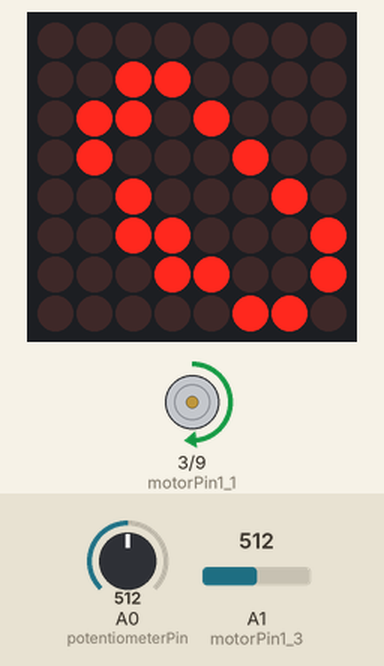
A sketch run on a simulated Arduino Uno, built with avr-gcc and run on an emulated ATmega328P. Parts: 8×8 LED matrix, motor-driver pin pairs drawn as motors (green arrow = first pin HIGH = forward, orange = second pin HIGH = backward, longer = more drive). Wiring (inferred from the names in the program): LED matrix (orientation assumed): rows pin 0, pin 1, pin 2, pin 4, pin 5, pin 6, pin 7, pin 8; columns pin 10, pin 11, pin 12, pin 13, pin 16, pin 17, pin 18, pin 19. Inputs (shaded band) come from the test bench; at power-on: A1 (motorPin1_3) = 512, A0 (potentiometerPin) = 512.

Above: at 1.2 s.
1.3 s: A1 (motorPin1_3) set to 847
At 2.4 s:
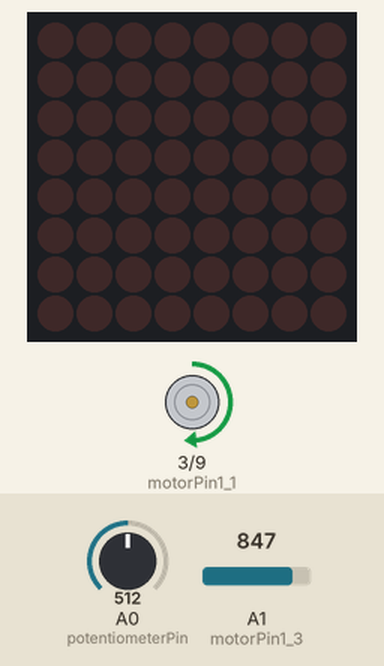
2.8 s: A1 (motorPin1_3) set to 862
At 3.9 s:
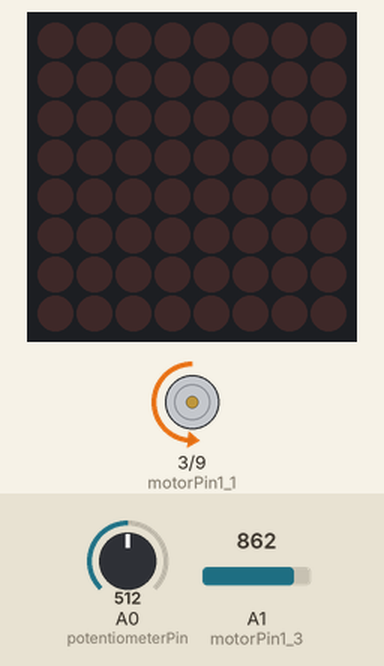
4.3 s: A1 (motorPin1_3) set to 716
At 5.2 s:
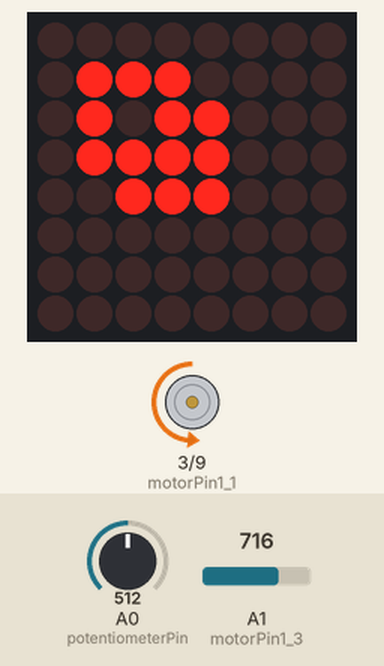
5.8 s: A1 (motorPin1_3) set to 1023
At 7.0 s:
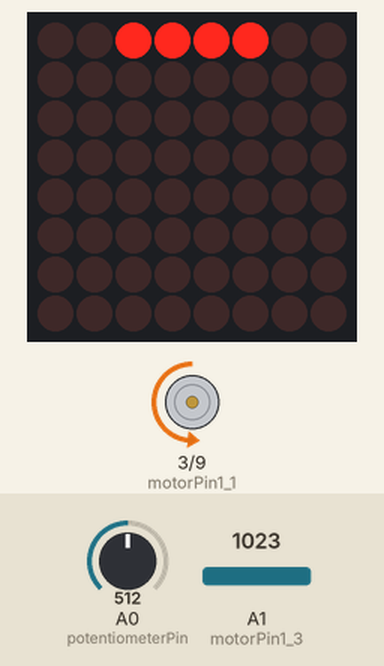
7.3 s: A0 (potentiometerPin) set to 306
At 8.4 s:
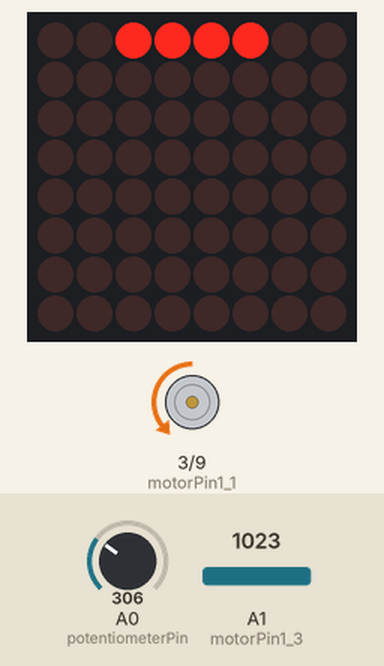
8.8 s: A1 (motorPin1_3) set to 306
At 9.3 s:
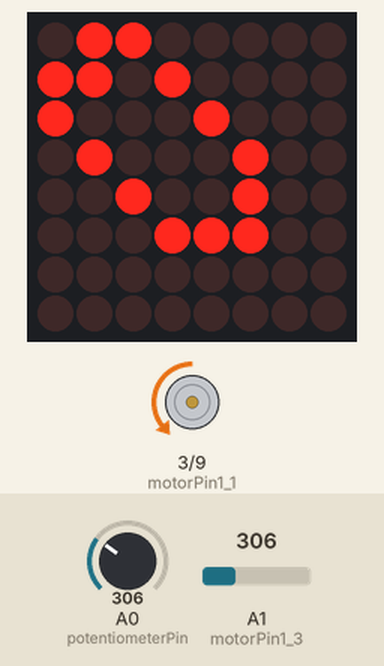
Timing chart, 0 to 11.3 s (numbered marks = the images above; inputs shaded):
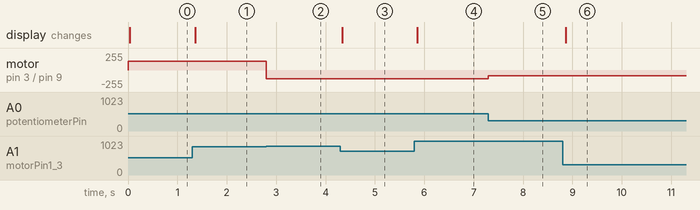

Measured:
- the behaviour switches between 854 and 855 on A1 (motorPin1_3) (found by bisection; images 1 and 2)
- after the input at 1.3 s, the display: changes after 0.06 s (image 1)
- after the input at 2.8 s, motor on pin 3 (motorPin1_1) / pin 9 (motorPin1_2): forward 132/255 → backward 132/255 at once
- after the input at 4.3 s, the display: changes at once (image 3)
- after the input at 5.8 s, the display: changes after 0.06 s (image 4)
- after the input at 7.3 s, motor on pin 3 (motorPin1_1) / pin 9 (motorPin1_2): backward 132/255 → backward 83/255 at once
- after the input at 8.8 s, the display: changes after 0.06 s (image 6)

The sketch:

Volumetric_Display_LED.ino
```cpp
#include "faderControlClass.h"
#include <math.h>

// instances
faderControlClass faderControl;

// pins to control motors
int motorPin1_1 = 3;
int motorPin1_2 = 9;
int motorPin1_3 = A1;

// pin for potentiometer
int potentiometerPin = A0;

// direction of the movement of motor fader
bool direction;

// pins to control LED matrix
int LEDrow[8] = {0, 1, 2, 4, 5, 6, 7, 8};
int LEDcol[8] = {10, 11, 12, 13, 16, 17, 18, 19};

void setup() {
  // setup motor faders
  faderControl.setup(motorPin1_1, motorPin1_2, motorPin1_3);
  direction = true;

  // setup LED matrix
  LEDsetup();
  //Serial.begin(115200);
}

void loop() {
  // move fader, get the position
  scan2(motorPin1_1, motorPin1_2, motorPin1_3, potentiometerPin,  millis());
  //scan(motorPin1_1, motorPin1_2, potentiometerPin, millis());

  int pos = analogRead(motorPin1_3);

  //display graphics on LED matrix
  drawLED(pos);
  //Serial.println(int(pos/int(1024 / 20)));
}
```

faderControlClass.cpp
```cpp
//
//  faderControlClass.cpp
//
//
//this class knows pins, but doesn't touch choreography
//it doesn't know the timecode. just saying "go to this place".
//it compares current position and destination

#include "faderControlClass.h"
#include "Arduino.h"

faderControlClass :: faderControlClass() {

}
// initialize pins
void faderControlClass::setup(int _controlPin1, int _controlPin2, int _positionDetectPin) {
  controlPin1 = _controlPin1;
  controlPin2 = _controlPin2;
  positionDetectPin = _positionDetectPin;

  pinMode(controlPin1, OUTPUT);
  pinMode(controlPin2, OUTPUT);
  digitalWrite(controlPin1, LOW);
  digitalWrite(controlPin2, LOW);

  setPwmFrequency(controlPin1, 1);
  setPwmFrequency(controlPin2, 1);
}

// set motor fader's direction and speed
void faderControlClass::moveFader(int destination) {
  int currentPos = analogRead(positionDetectPin);

  //for P part
  int currentError = currentPos - destination;

  //for I part
  int accumlatedError;
  accumlatedError = constrain(accumlatedError, -10000, 10000);
  accumlatedError += currentError;

  //for D part
  int lastError = 0;
  int changeOfError = currentError - lastError;
  lastError = currentError;

  //multipliers of PID control
  float pFactor = 1;
  float iFactor = 0;
  float dFactor = 0;
/*
  //to adjust parameters of PID control
  float pFactor = analogRead(A3)/1000.;
  float iFactor = analogRead(A4)/1000.;
  float dFactor = analogRead(A5)/1000.;
  //float dFactor = 0;
*/
/*
  Serial.println(pFactor);
  Serial.print("\t");
  Serial.print(iFactor);
  Serial.print("\t");
  Serial.print(dFactor);
  Serial.print("\t");
*/

  int faderSpeed = constrain(abs(pFactor * currentError + iFactor * accumlatedError + dFactor * changeOfError), 0, 255);

  if (currentPos < destination) {
    analogWrite(controlPin1, faderSpeed);
    analogWrite(controlPin2, 0);
  } else if (currentPos > destination) {
    analogWrite(controlPin1, 0);
    analogWrite(controlPin2, faderSpeed);
  }

}

void faderControlClass::setPwmFrequency(int pin, int divisor) {
  byte mode;
  if (pin == 5 || pin == 6 || pin == 9 || pin == 10) {
    switch (divisor) {
      case 1: mode = 0x01; break;
      case 8: mode = 0x02; break;
      case 64: mode = 0x03; break;
      case 256: mode = 0x04; break;
      case 1024: mode = 0x05; break;
      default: return;
    }
    if (pin == 5 || pin == 6) {
      TCCR0B = TCCR0B & 0b11111000 | mode;
    } else {
      TCCR1B = TCCR1B & 0b11111000 | mode;
    }
  } else if (pin == 3 || pin == 11) {
    switch (divisor) {
      case 1: mode = 0x01; break;
      case 8: mode = 0x02; break;
      case 32: mode = 0x03; break;
      case 64: mode = 0x04; break;
      case 128: mode = 0x05; break;
      case 256: mode = 0x06; break;
      case 1024: mode = 0x07; break;
      default: return;
    }
    TCCR2B = TCCR2B & 0b11111000 | mode;
  }
}
```

faderControlClass.h
```cpp
//
//  faderControlClass.h
//
//
//
//

#ifndef ____faderControlClass__
#define ____faderControlClass__

#include <stdio.h>
#include "Arduino.h"

class faderControlClass {
  public:
    int controlPin1;
    int controlPin2;
    int positionDetectPin;
    //unsigned long startTime;
    faderControlClass();
    void setup(int _controlPin1, int _controlPin2, int _positionDetectPin);
    void moveFader(int destination);
    void setPwmFrequency(int pin, int divisor);
};

#endif /* defined(____faderControlClass__) */
```

faderFunctions.ino
```cpp
// move faders to scan virtual volume
void scan(int _faderPin1, int _faderPin2, int _controllerPin, unsigned long time) {
  float cyclePeriod = map(analogRead(_controllerPin), 0, 1024, 4000, 260); //original: 130, LED Matrix: 260
  float phase = time % long(cyclePeriod);

  int faderSpeed = map(analogRead(_controllerPin), 0, 1024, 10, 255);

  if (phase < cyclePeriod / 2) {
    analogWrite(_faderPin1, faderSpeed);
    analogWrite(_faderPin2, 0);
  } else {
    analogWrite(_faderPin1, 0);
    analogWrite(_faderPin2, faderSpeed);
  }
}

void scan2(int _faderPin1, int _faderPin2, int _positionPin, int _speedPin, unsigned long time) {
  int pos = analogRead(_positionPin);
  int faderSpeed = map(analogRead(_speedPin), 0, 1024, 10, 255);

  // About threshold
  // Full range of rail is 0 to 1024.
  // Some datasets use full range, but others don't.
  // So you can use short range of rail to display.
  // As far as I tested, using 150 to 854 makes less noise,
  // because fader deosn't hit each end of rails.
  if (pos < 150) {
    direction = true;
  } else if (pos > 854) {
    direction = false;
    }

  if (direction == true) {
    analogWrite(_faderPin1, faderSpeed);
    analogWrite(_faderPin2, 0);
  } else {
    analogWrite(_faderPin1, 0);
    analogWrite(_faderPin2, faderSpeed);
  }

}
```

Source omitted: icPatterns.ino (data table, 17865 bytes)
